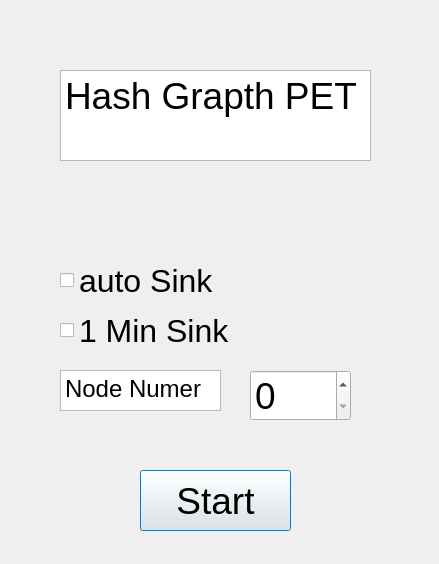
<?xml version="1.0" encoding="UTF-8"?>
<ui version="4.0">
 <class>Dialog</class>
 <widget class="QDialog" name="Dialog">
  <property name="geometry">
   <rect>
    <x>0</x>
    <y>0</y>
    <width>439</width>
    <height>564</height>
   </rect>
  </property>
  <property name="windowTitle">
   <string>Dialog</string>
  </property>
  <widget class="QPushButton" name="pushButton">
   <property name="geometry">
    <rect>
     <x>140</x>
     <y>470</y>
     <width>151</width>
     <height>61</height>
    </rect>
   </property>
   <property name="font">
    <font>
     <family>Arial</family>
     <pointsize>28</pointsize>
    </font>
   </property>
   <property name="text">
    <string>Start</string>
   </property>
  </widget>
  <widget class="QCheckBox" name="checkBox_auto">
   <property name="geometry">
    <rect>
     <x>60</x>
     <y>250</y>
     <width>191</width>
     <height>61</height>
    </rect>
   </property>
   <property name="font">
    <font>
     <family>Arial</family>
     <pointsize>24</pointsize>
    </font>
   </property>
   <property name="text">
    <string>auto Sink</string>
   </property>
  </widget>
  <widget class="QCheckBox" name="checkBox_min">
   <property name="geometry">
    <rect>
     <x>60</x>
     <y>300</y>
     <width>191</width>
     <height>61</height>
    </rect>
   </property>
   <property name="font">
    <font>
     <family>Arial</family>
     <pointsize>24</pointsize>
    </font>
   </property>
   <property name="text">
    <string>1 Min Sink</string>
   </property>
  </widget>
  <widget class="QTextEdit" name="main_Title">
   <property name="geometry">
    <rect>
     <x>60</x>
     <y>70</y>
     <width>311</width>
     <height>91</height>
    </rect>
   </property>
   <property name="font">
    <font>
     <family>Arial</family>
     <pointsize>28</pointsize>
    </font>
   </property>
   <property name="html">
    <string>&lt;!DOCTYPE HTML PUBLIC &quot;-//W3C//DTD HTML 4.0//EN&quot; &quot;http://www.w3.org/TR/REC-html40/strict.dtd&quot;&gt;
&lt;html&gt;&lt;head&gt;&lt;meta name=&quot;qrichtext&quot; content=&quot;1&quot; /&gt;&lt;style type=&quot;text/css&quot;&gt;
p, li { white-space: pre-wrap; }
&lt;/style&gt;&lt;/head&gt;&lt;body style=&quot; font-family:'Arial'; font-size:28pt; font-weight:400; font-style:normal;&quot;&gt;
&lt;p style=&quot; margin-top:0px; margin-bottom:0px; margin-left:0px; margin-right:0px; -qt-block-indent:0; text-indent:0px;&quot;&gt;&lt;span style=&quot; font-family:'Gulim';&quot;&gt;Hash Grapth PET&lt;/span&gt;&lt;/p&gt;&lt;/body&gt;&lt;/html&gt;</string>
   </property>
  </widget>
  <widget class="QSpinBox" name="nodeNumber">
   <property name="geometry">
    <rect>
     <x>250</x>
     <y>370</y>
     <width>101</width>
     <height>51</height>
    </rect>
   </property>
   <property name="font">
    <font>
     <family>Arial</family>
     <pointsize>28</pointsize>
    </font>
   </property>
  </widget>
  <widget class="QTextEdit" name="textEdit">
   <property name="geometry">
    <rect>
     <x>60</x>
     <y>370</y>
     <width>161</width>
     <height>41</height>
    </rect>
   </property>
   <property name="font">
    <font>
     <family>Arial</family>
    </font>
   </property>
   <property name="html">
    <string>&lt;!DOCTYPE HTML PUBLIC &quot;-//W3C//DTD HTML 4.0//EN&quot; &quot;http://www.w3.org/TR/REC-html40/strict.dtd&quot;&gt;
&lt;html&gt;&lt;head&gt;&lt;meta name=&quot;qrichtext&quot; content=&quot;1&quot; /&gt;&lt;style type=&quot;text/css&quot;&gt;
p, li { white-space: pre-wrap; }
&lt;/style&gt;&lt;/head&gt;&lt;body style=&quot; font-family:'Arial'; font-size:9pt; font-weight:400; font-style:normal;&quot;&gt;
&lt;p style=&quot; margin-top:0px; margin-bottom:0px; margin-left:0px; margin-right:0px; -qt-block-indent:0; text-indent:0px;&quot;&gt;&lt;span style=&quot; font-family:'Gulim'; font-size:18pt;&quot;&gt;Node Numer&lt;/span&gt;&lt;/p&gt;&lt;/body&gt;&lt;/html&gt;</string>
   </property>
  </widget>
 </widget>
 <resources/>
 <connections/>
</ui>
